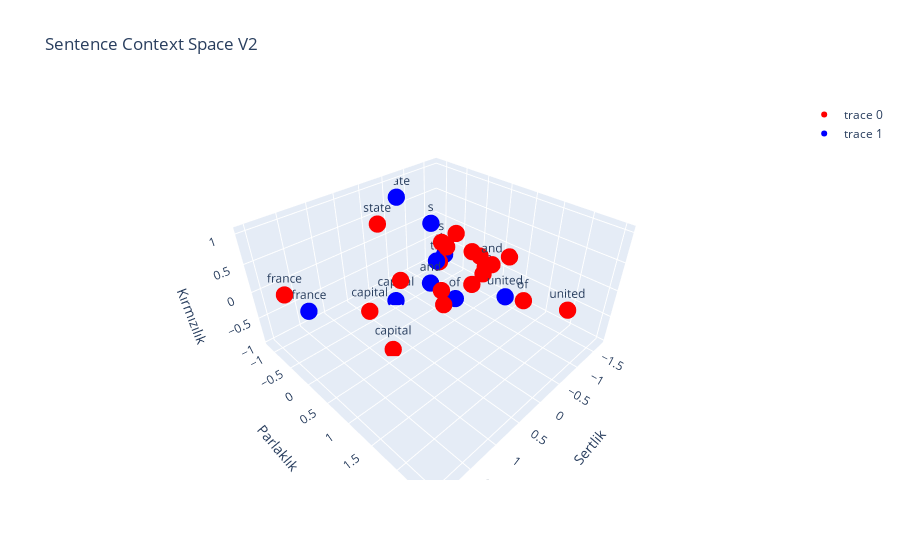

The code cell stored with this chart in its notebook:
### Code cell
sentences = [
  {
    "words": meanings_in_sentence[0].detach().numpy(),
    "labels": tokenizer.tokenize(sentence),
    "color": "red",
  },
  {
    "words": meanings.detach().numpy(),
    "labels": tokenizer.tokenize(sentence),
    "color": "blue",
  },
]
plot_dots(sentences, "Sentence Context Space V2")

### Figure 1 — Plotly figure (JSON) as saved in the notebook; plotly's stock layout.template omitted (floating-point values rounded to 4 significant figures)
{"data": [{"hoverinfo": "text", "marker": {"color": "red", "size": 6}, "mode": "markers+text", "text": ["the", " ", "capital", " ", "of", " ", "united", " ", "state", "s", " ", "and", " ", "the", " ", "capital", " ", "of", " ", "france"], "type": "scatter3d", "x": [-1.526, 0.09663, 0.8091, -0.6037, -1.469, -1.704, -0.5017, -0.08785, 0.2924, 0.3323, -1.289, -1.111, -1.281, -1.105, 0.2458, 0.5501, -1.033, -1.674, -1.496, 2.029], "y": [0.2498, 0.7928, 0.3709, 0.7532, 1.225, 0.6754, 2.512, 0.5627, -0.4641, 0.9633, 0.3381, 0.7463, 0.1602, -0.4827, -0.03219, -0.5385, -0.2314, 0.1749, -0.4294, -0.3954], "z": [-0.654, -0.2197, -0.9598, -0.1997, -0.7373, -0.1797, 0.2884, -0.1597, 0.7795, 1.039, -0.1298, -0.04807, -0.11, -0.5243, -0.09012, -0.8303, -0.07035, -0.6081, -0.05064, 0.3466]}, {"hoverinfo": "text", "marker": {"color": "blue", "size": 6}, "mode": "markers+text", "text": ["the", " ", "capital", " ", "of", " ", "united", " ", "state", "s", " ", "and", " ", "the", " ", "capital", " ", "of", " ", "france"], "type": "scatter3d", "x": [-1.526, -0.7448, -0.1002, -0.7448, -0.7121, -0.7448, -0.2223, -0.7448, -0.697, -0.07983, -0.7448, -0.111, -0.7448, -1.526, -0.7448, -0.1002, -0.7448, -0.7121, -0.7448, 1.879], "y": [-0.7502, -0.2022, -0.6092, -0.2022, 0.3037, -0.2022, 1.687, -0.2022, -1.161, 0.3417, -0.2022, 0.2927, -0.2022, -0.7502, -0.2022, -0.6092, -0.2022, 0.3037, -0.2022, -0.07213], "z": [-0.654, -0.2297, -0.9798, -0.2297, -0.7773, -0.2297, 0.2284, -0.2297, 0.6995, 0.9488, -0.2297, -0.1578, -0.2297, -0.654, -0.2297, -0.9798, -0.2297, -0.7773, -0.2297, 0.1578]}], "layout": {"scene": {"xaxis": {"title": {"text": "Sertlik"}}, "yaxis": {"title": {"text": "Parlaklık"}}, "zaxis": {"title": {"text": "Kırmızılık"}}}, "title": {"text": "Sentence Context Space V2"}}}
